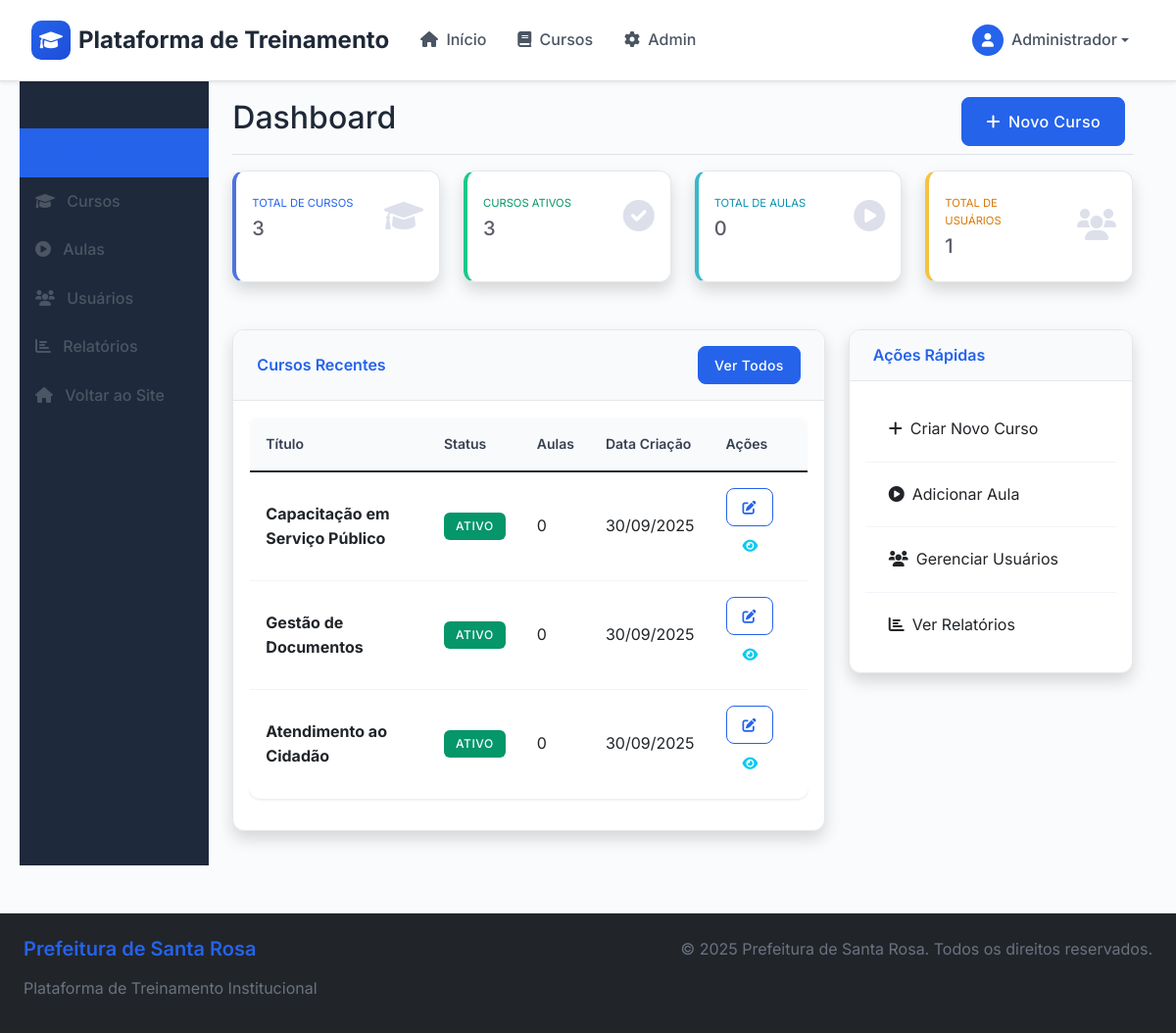
/admin/ (signed in), run on the app's committed database.
### tables this page shows
CREATE TABLE cursos (
    id INT AUTO_INCREMENT PRIMARY KEY,
    titulo VARCHAR(200) NOT NULL,
    descricao TEXT,
    status ENUM('ativo', 'inativo') DEFAULT 'ativo',
    data_criacao TIMESTAMP DEFAULT CURRENT_TIMESTAMP,
    gestor_id INT,
    FOREIGN KEY (gestor_id) REFERENCES usuarios(id)
);

### admin/index.php (the view, shortened to what this page needs)
<?php
include '../includes/header.php';
$database = new Database();
$db = $database->getConnection();
$stats = [
    'total_cursos' => 0,
    'total_aulas' => 0,
    'total_usuarios' => 0,
    'cursos_ativos' => 0
];
if($db) {
    $query = "SELECT COUNT(*) as total FROM cursos";
    $stmt = $db->prepare($query);
    $stmt->execute();
    $result = $stmt->fetch(PDO::FETCH_ASSOC);
    $stats['total_cursos'] = $result['total'];
    $query = "SELECT COUNT(*) as total FROM aulas WHERE ativo = 1";
    $stmt = $db->prepare($query);
    $stmt->execute();
    $result = $stmt->fetch(PDO::FETCH_ASSOC);
    $stats['total_aulas'] = $result['total'];
    $query = "SELECT COUNT(*) as total FROM usuarios WHERE ativo = 1";
    $stmt = $db->prepare($query);
    $stmt->execute();
    $result = $stmt->fetch(PDO::FETCH_ASSOC);
    $stats['total_usuarios'] = $result['total'];
    $query = "SELECT COUNT(*) as total FROM cursos WHERE status = 'ativo'";
    $stmt = $db->prepare($query);
    $stmt->execute();
    $result = $stmt->fetch(PDO::FETCH_ASSOC);
    $stats['cursos_ativos'] = $result['total'];
}
$cursos_recentes = [];
if($db) {
    $query = "SELECT c.*, u.nome as gestor_nome,
              COUNT(a.id) as total_aulas
              FROM cursos c
              LEFT JOIN aulas a ON c.id = a.curso_id AND a.ativo = 1
              LEFT JOIN usuarios u ON c.gestor_id = u.id
              GROUP BY c.id
              ORDER BY c.data_criacao DESC
              LIMIT 5";
    $stmt = $db->prepare($query);
    $stmt->execute();
    $cursos_recentes = $stmt->fetchAll(PDO::FETCH_ASSOC);
}
?>
<div class="container-fluid">
    <div class="row">
        <nav class="col-md-3 col-lg-2 d-md-block admin-sidebar">
            <div class="position-sticky pt-3">
                <ul class="nav flex-column">
                    <li class="nav-item">
                        <a class="nav-link active" href="index.php">
                            <i class="fas fa-tachometer-alt me-2"></i>
                        </a>
                    </li>
                    <li class="nav-item">
                        <a class="nav-link" href="cursos.php">
                            <i class="fas fa-graduation-cap me-2"></i>
                            Cursos
                        </a>
                    </li>
                    <li class="nav-item">
                        <a class="nav-link" href="aulas.php">
                            <i class="fas fa-play-circle me-2"></i>
                            Aulas
                        </a>
                    </li>
                    <li class="nav-item">
                        <a class="nav-link" href="usuarios.php">
                            <i class="fas fa-users me-2"></i>
                            Usuários
                        </a>
                    </li>
                    <li class="nav-item">
                        <a class="nav-link" href="relatorios.php">
                            <i class="fas fa-chart-bar me-2"></i>
                            Relatórios
                        </a>
                    </li>
                    <li class="nav-item">
                        <a class="nav-link" href="../index.php">
                            <i class="fas fa-home me-2"></i>
                            Voltar ao Site
                        </a>
                    </li>
                </ul>
            </div>
        </nav>
        <main class="col-md-9 ms-sm-auto col-lg-10 px-md-4">
            <div class="d-flex justify-content-between flex-wrap flex-md-nowrap align-items-center pt-3 pb-2 mb-3 border-bottom">
                <h1 class="h2">Dashboard</h1>
                <div class="btn-toolbar mb-2 mb-md-0">
                    <div class="btn-group me-2">
                        <a href="cursos.php?action=create" class="btn btn-primary">
                            <i class="fas fa-plus me-2"></i>Novo Curso
                        </a>
                    </div>
                </div>
            </div>
            <div class="row mb-4">
                <div class="col-xl-3 col-md-6 mb-4">
                    <div class="card border-left-primary shadow h-100 py-2">
                        <div class="card-body">
                            <div class="row no-gutters align-items-center">
                                <div class="col mr-2">
                                    <div class="text-xs font-weight-bold text-primary text-uppercase mb-1">
                                        Total de Cursos
                                    </div>
                                    <div class="h5 mb-0 font-weight-bold text-gray-800">
                                        <?php echo $stats['total_cursos']; ?>
                                    </div>
                                </div>
                                <div class="col-auto">
                                    <i class="fas fa-graduation-cap fa-2x text-gray-300"></i>
                                </div>
                            </div>
                        </div>
                    </div>
                </div>
                <div class="col-xl-3 col-md-6 mb-4">
                    <div class="card border-left-success shadow h-100 py-2">
                        <div class="card-body">
                            <div class="row no-gutters align-items-center">
                                <div class="col mr-2">
                                    <div class="text-xs font-weight-bold text-success text-uppercase mb-1">
                                        Cursos Ativos
                                    </div>
                                    <div class="h5 mb-0 font-weight-bold text-gray-800">
                                        <?php echo $stats['cursos_ativos']; ?>
                                    </div>
                                </div>
                                <div class="col-auto">
                                    <i class="fas fa-check-circle fa-2x text-gray-300"></i>
                                </div>
                            </div>
                        </div>
                    </div>
                </div>
                <div class="col-xl-3 col-md-6 mb-4">
                    <div class="card border-left-info shadow h-100 py-2">
                        <div class="card-body">
                            <div class="row no-gutters align-items-center">
                                <div class="col mr-2">
                                    <div class="text-xs font-weight-bold text-info text-uppercase mb-1">
                                        Total de Aulas
                                    </div>
                                    <div class="h5 mb-0 font-weight-bold text-gray-800">
                                        <?php echo $stats['total_aulas']; ?>
                                    </div>
                                </div>
                                <div class="col-auto">
                                    <i class="fas fa-play-circle fa-2x text-gray-300"></i>
                                </div>
                            </div>
                        </div>
                    </div>
                </div>
                <div class="col-xl-3 col-md-6 mb-4">
                    <div class="card border-left-warning shadow h-100 py-2">
                        <div class="card-body">
                            <div class="row no-gutters align-items-center">
                                <div class="col mr-2">
                                    <div class="text-xs font-weight-bold text-warning text-uppercase mb-1">
                                        Total de Usuários
                                    </div>
                                    <div class="h5 mb-0 font-weight-bold text-gray-800">
                                        <?php echo $stats['total_usuarios']; ?>
                                    </div>
                                </div>
                                <div class="col-auto">
                                    <i class="fas fa-users fa-2x text-gray-300"></i>
                                </div>
                            </div>
                        </div>
                    </div>
                </div>
            </div>
            <div class="row">
                <div class="col-lg-8">
                    <div class="card shadow mb-4">
                        <div class="card-header py-3 d-flex flex-row align-items-center justify-content-between">
                            <h6 class="m-0 font-weight-bold text-primary">Cursos Recentes</h6>
                            <a href="cursos.php" class="btn btn-sm btn-primary">Ver Todos</a>
                        </div>
                        <div class="card-body">
                            <?php if(empty($cursos_recentes)): ?>
                            <div class="text-center py-4">
                                <i class="fas fa-graduation-cap fa-3x text-muted mb-3"></i>
                                <p class="text-muted">Nenhum curso cadastrado ainda.</p>
                                <a href="cursos.php?action=create" class="btn btn-primary">
                                    <i class="fas fa-plus me-2"></i>Criar Primeiro Curso
                                </a>
                            </div>
                            <?php else: ?>
                            <div class="table-responsive">
                                <table class="table table-hover">
                                    <thead>
                                        <tr>
                                            <th>Título</th>
                                            <th>Status</th>
                                            <th>Aulas</th>
                                            <th>Data Criação</th>
                                            <th>Ações</th>
                                        </tr>
                                    </thead>
                                    <tbody>
                                        <?php foreach($cursos_recentes as $curso): ?>
                                        <tr>
                                            <td>
                                                <strong><?php echo htmlspecialchars($curso['titulo']); ?></strong>
                                            </td>
                                            <td>
                                                <span class="badge bg-<?php echo $curso['status'] == 'ativo' ? 'success' : 'secondary'; ?>">
                                                    <?php echo ucfirst($curso['status']); ?>
                                                </span>
                                            </td>
                                            <td><?php echo $curso['total_aulas']; ?></td>
                                            <td><?php echo date('d/m/Y', strtotime($curso['data_criacao'])); ?></td>
                                            <td>
                                                <a href="cursos.php?action=edit&id=<?php echo $curso['id']; ?>"
                                                   class="btn btn-sm btn-outline-primary">
                                                    <i class="fas fa-edit"></i>
                                                </a>
                                                <a href="../curso.php?id=<?php echo $curso['id']; ?>"
                                                   class="btn btn-sm btn-outline-info" target="_blank">
                                                    <i class="fas fa-eye"></i>
                                                </a>
                                            </td>
                                        </tr>
                                        <?php endforeach; ?>
                                    </tbody>
                                </table>
                            </div>
                            <?php endif; ?>
                        </div>
                    </div>
                </div>
                <div class="col-lg-4">
                    <div class="card shadow mb-4">
                        <div class="card-header py-3">
                            <h6 class="m-0 font-weight-bold text-primary">Ações Rápidas</h6>
                        </div>
                        <div class="card-body">
                            <div class="list-group list-group-flush">
                                <a href="cursos.php?action=create" class="list-group-item list-group-item-action">
                                    <i class="fas fa-plus me-2"></i>Criar Novo Curso
                                </a>
                                <a href="aulas.php?action=create" class="list-group-item list-group-item-action">
                                    <i class="fas fa-play-circle me-2"></i>Adicionar Aula
                                </a>
                                <a href="usuarios.php" class="list-group-item list-group-item-action">
                                    <i class="fas fa-users me-2"></i>Gerenciar Usuários
                                </a>
                                <a href="relatorios.php" class="list-group-item list-group-item-action">
                                    <i class="fas fa-chart-bar me-2"></i>Ver Relatórios
                                </a>
                            </div>
                        </div>
                    </div>
                </div>
            </div>
        </main>
    </div>
</div>
<?php include '../includes/footer.php'; ?>

### data on the page
cursos: id "3", gestor "1", titulo "Atendimento ao Cidadão", status "ATIVO", total_aulas "0", data_criacao "30/09/2025"
cursos: titulo "Capacitação em Serviço Público", status "ATIVO", total_aulas "0", data_criacao "30/09/2025"
cursos: titulo "Gestão de Documentos", status "ATIVO", total_aulas "0", data_criacao "30/09/2025"

### other printed values
$_SESSION['nome'] "Administrador"
$stats['total_aulas'] "0"
